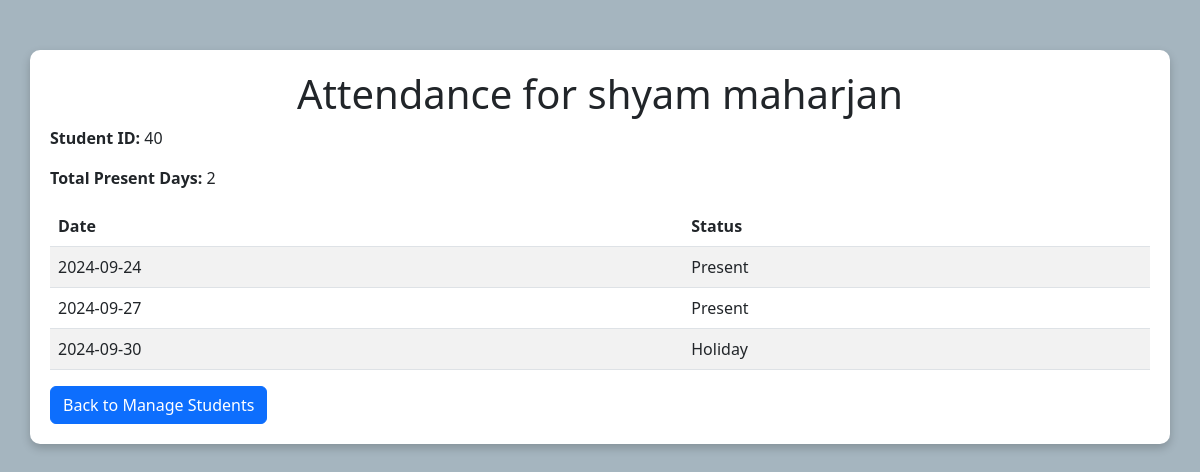
/admin/view_attendance.php?sid=40, run on the app's committed database.
### tables this page shows
CREATE TABLE `student_details` (
  `sid` int NOT NULL,
  `first_name` varchar(100) NOT NULL,
  `last_name` varchar(100) NOT NULL,
  `address` text,
  `image` blob,
  `fathers_name` varchar(100) DEFAULT NULL,
  `mothers_name` varchar(100) DEFAULT NULL,
  `grade` varchar(50) DEFAULT NULL,
  `section` varchar(50) DEFAULT NULL,
  `gender` varchar(10) DEFAULT NULL,
  `dob` date NOT NULL,
  `mobileno` varchar(15) NOT NULL,
  `email` varchar(100) NOT NULL,
  `qr_code` varchar(255) DEFAULT NULL,
  `created_date` timestamp NULL DEFAULT CURRENT_TIMESTAMP
);

CREATE TABLE `attendance` (
  `attendance_id` int NOT NULL,
  `sid` int NOT NULL,
  `date` date NOT NULL,
  `status` enum('Present','Absent','Holiday') DEFAULT 'Absent',
  `recorded_at` timestamp NULL DEFAULT CURRENT_TIMESTAMP
);

### admin/view_attendance.php (the view, shortened to what this page needs)
<?php
$servername = "localhost";
$username = "root";
$password = "";
$dbname = "attendance_sys";
$conn = new mysqli($servername, $username, $password, $dbname);
$sid = isset($_GET['sid']) ? $_GET['sid'] : '';
if (!empty($sid)) {
    $sql_student = "SELECT first_name, last_name FROM student_details WHERE sid = ?";
    $stmt_student = $conn->prepare($sql_student);
    $stmt_student->bind_param("s", $sid);
    $stmt_student->execute();
    $result_student = $stmt_student->get_result();
    if ($result_student->num_rows > 0) {
        $student = $result_student->fetch_assoc();
        $student_name = $student['first_name'] . ' ' . $student['last_name'];
        $sql_attendance = "SELECT COUNT(*) as total_present FROM attendance WHERE sid = ? AND status = 'Present'";
        $stmt_attendance = $conn->prepare($sql_attendance);
        $stmt_attendance->bind_param("s", $sid);
        $stmt_attendance->execute();
        $result_attendance = $stmt_attendance->get_result();
        $attendance_data = $result_attendance->fetch_assoc();
        $total_present = $attendance_data['total_present'];
        $sql_records = "SELECT date, status FROM attendance WHERE sid = ?";
        $stmt_records = $conn->prepare($sql_records);
        $stmt_records->bind_param("s", $sid);
        $stmt_records->execute();
        $result_records = $stmt_records->get_result();
    } else {
        echo "No student found with the provided ID.";
        exit();
    }
} else {
    echo "Invalid student ID.";
    exit();
}
?>
<!DOCTYPE html>
<html lang="en">
<head>
    <link href="https://cdn.jsdelivr.net/npm/bootstrap@5.3.0-alpha3/dist/css/bootstrap.min.css" rel="stylesheet">
</head>
<body>
    <div class="container attendance-container">
        <h1 class="text-center">Attendance for <?php echo htmlspecialchars($student_name); ?></h1>
        <p><strong>Student ID:</strong> <?php echo htmlspecialchars($sid); ?></p>
        <p><strong>Total Present Days:</strong> <?php echo $total_present; ?></p>
        <table class="table table-striped">
            <thead>
                <tr>
                    <th>Date</th>
                    <th>Status</th>
                </tr>
            </thead>
            <tbody>
                <?php if ($result_records->num_rows > 0): ?>
                    <?php while ($row = $result_records->fetch_assoc()): ?>
                        <tr>
                            <td><?php echo htmlspecialchars($row['date']); ?></td>
                            <td><?php echo htmlspecialchars($row['status']); ?></td>
                        </tr>
                    <?php endwhile; ?>
                <?php else: ?>
                    <tr>
                        <td colspan="2">No attendance records found.</td>
                    </tr>
                <?php endif; ?>
            </tbody>
        </table>
        <a href="manage_students.php" class="btn btn-primary">Back to Manage Students</a>
    </div>
</body>
</html>

### admin/view_attendance.php (style rules this page uses)
body { background-color: #a5b5bf; }
.attendance-container { background-color: white; border-radius: 10px; box-shadow: 0 4px 10px rgba(0, 0, 0, 0.2); padding: 20px; margin-top: 50px; }

### data on the page
student_details: student_name "shyam maharjan"
attendance: date "2024-09-24", status "Present"
attendance: date "2024-09-27", status "Present"
attendance: date "2024-09-30", status "Holiday"

### other printed values
$sid "40"
$total_present "2"
